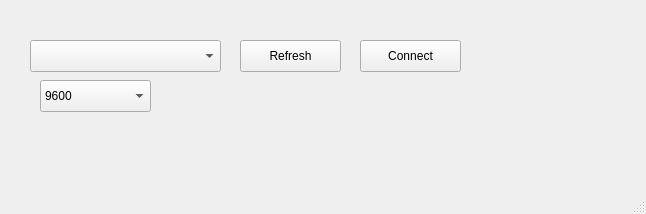
<?xml version="1.0" encoding="UTF-8"?>
<ui version="4.0">
 <class>ConnectionWindow</class>
 <widget class="QMainWindow" name="ConnectionWindow">
  <property name="geometry">
   <rect>
    <x>0</x>
    <y>0</y>
    <width>646</width>
    <height>214</height>
   </rect>
  </property>
  <property name="windowTitle">
   <string>ConnectionWindow</string>
  </property>
  <widget class="QWidget" name="centralwidget">
   <widget class="QComboBox" name="box_ports">
    <property name="geometry">
     <rect>
      <x>30</x>
      <y>40</y>
      <width>191</width>
      <height>32</height>
     </rect>
    </property>
   </widget>
   <widget class="QPushButton" name="btn_refresh">
    <property name="geometry">
     <rect>
      <x>240</x>
      <y>40</y>
      <width>101</width>
      <height>32</height>
     </rect>
    </property>
    <property name="text">
     <string>Refresh</string>
    </property>
   </widget>
   <widget class="QPushButton" name="pushButton">
    <property name="geometry">
     <rect>
      <x>360</x>
      <y>40</y>
      <width>101</width>
      <height>32</height>
     </rect>
    </property>
    <property name="text">
     <string>Connect</string>
    </property>
   </widget>
   <widget class="QComboBox" name="box_baudrate">
    <property name="geometry">
     <rect>
      <x>40</x>
      <y>80</y>
      <width>111</width>
      <height>32</height>
     </rect>
    </property>
    <item>
     <property name="text">
      <string>9600</string>
     </property>
    </item>
    <item>
     <property name="text">
      <string>19200</string>
     </property>
    </item>
    <item>
     <property name="text">
      <string>38400</string>
     </property>
    </item>
    <item>
     <property name="text">
      <string>57600</string>
     </property>
    </item>
    <item>
     <property name="text">
      <string>115200</string>
     </property>
    </item>
   </widget>
  </widget>
  <widget class="QMenuBar" name="menubar">
   <property name="geometry">
    <rect>
     <x>0</x>
     <y>0</y>
     <width>646</width>
     <height>24</height>
    </rect>
   </property>
  </widget>
  <widget class="QStatusBar" name="statusbar"/>
 </widget>
 <resources/>
 <connections/>
</ui>
